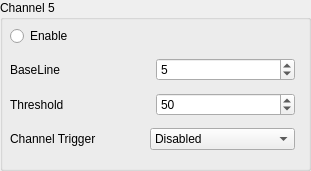
   <widget class="QGroupBox" name="groupBox_9">
    <property name="geometry">
     <rect>
      <x>325</x>
      <y>440</y>
      <width>311</width>
      <height>171</height>
     </rect>
    </property>
    <property name="title">
     <string>Channel 5</string>
    </property>
    <widget class="QWidget" name="layoutWidget_9">
     <property name="geometry">
      <rect>
       <x>10</x>
       <y>20</y>
       <width>285</width>
       <height>138</height>
      </rect>
     </property>
     <layout class="QVBoxLayout" name="verticalLayout_11">
      <item>
       <widget class="QRadioButton" name="radioButtonCh5Enable">
        <property name="text">
         <string>Enable</string>
        </property>
        <property name="checked">
         <bool>false</bool>
        </property>
        <property name="autoExclusive">
         <bool>false</bool>
        </property>
       </widget>
      </item>
      <item>
       <layout class="QHBoxLayout" name="horizontalLayout_31">
        <item>
         <widget class="QLabel" name="label_32">
          <property name="text">
           <string>BaseLine</string>
          </property>
         </widget>
        </item>
        <item>
         <widget class="QSpinBox" name="spinBoxBaselineCh5">
          <property name="maximum">
           <number>16384</number>
          </property>
          <property name="value">
           <number>5</number>
          </property>
         </widget>
        </item>
       </layout>
      </item>
      <item>
       <layout class="QHBoxLayout" name="horizontalLayout_32">
        <item>
         <widget class="QLabel" name="label_33">
          <property name="text">
           <string>Threshold</string>
          </property>
         </widget>
        </item>
        <item>
         <widget class="QSpinBox" name="spinBoxThresholdCh5">
          <property name="maximum">
           <number>16384</number>
          </property>
          <property name="value">
           <number>50</number>
          </property>
         </widget>
        </item>
       </layout>
      </item>
      <item>
       <layout class="QHBoxLayout" name="horizontalLayout_33">
        <item>
         <widget class="QLabel" name="label_34">
          <property name="text">
           <string>Channel Trigger</string>
          </property>
         </widget>
        </item>
        <item>
         <widget class="QComboBox" name="comboBoxExternalTriggerCh5">
          <property name="currentIndex">
           <number>2</number>
          </property>
          <item>
           <property name="text">
            <string>Acquisition Only</string>
           </property>
          </item>
          <item>
           <property name="text">
            <string>Acquisition &amp; TrigOut</string>
           </property>
          </item>
          <item>
           <property name="text">
            <string>Disabled</string>
           </property>
          </item>
         </widget>
        </item>
       </layout>
      </item>
     </layout>
    </widget>
   </widget>
